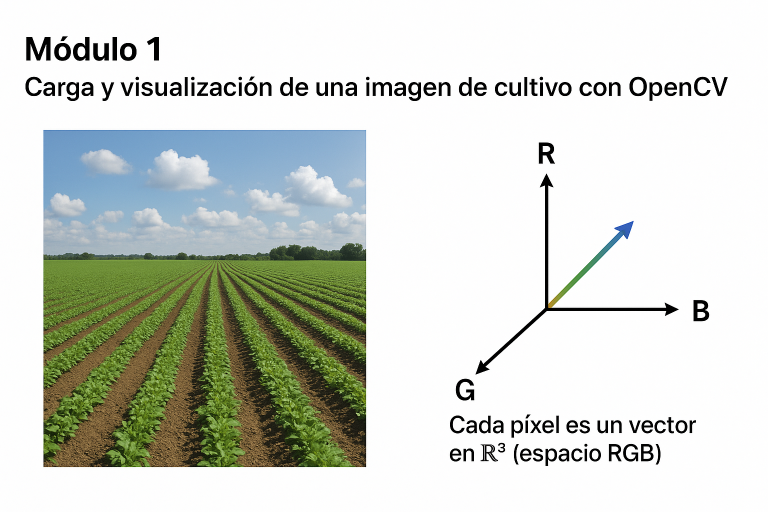
#> input picture 2_planificacion/3_evaluacion/5_proyectos/proyecto_3_visualizacion_ganaderia_agricultura/curso_cv2_para_agro/cada_pixel_vectos_r3_14 oct 2025_1.png, 1536 x 1024 px (shown at 1/2 size)
$ jupyter execute 'diseño_preliminar_curso_openCV.ipynb'
#> lines starting #> are read from the running program, lines starting #| are printed output that depends on the picture
[Registro de asistencia a asesoría](https://forms.gle/FNg7WMenKvcgEh2T6)

# Prompt para el diseño de este curso sobre OpenCV para vincular geometría vectorial al Agro Caucasiano

Dame, por favor, el diseño de un curso de formación en el uso de la librería CV2 de Python para análisis de imágenes de cultivos en Ingeniería agropecuaria para Caucasia - Antioquia, en Colombia. Pero diseñando el curso, de tal manera que se forme en los conceptos de Geometría Vectorial y Álgebra Lineal involucrados en el análisis de imágenes asociadas a la Ingeniería Agropecuaria en Caucasia - Antioquia.

# Curso de **uso de OpenCV (CV2) en Python**

Este es un curso sobre el uso de OpenCV con los **conceptos matemáticos de geometría vectorial y álgebra lineal** aplicados al **análisis de imágenes de cultivos en Ingeniería Agropecuaria**, con un enfoque adaptado a Caucasia – Antioquia.

---

# Diseño del Curso

**Título del curso:**
*Geometría Vectorial, Álgebra Lineal y Análisis de Imágenes con OpenCV para Ingeniería Agropecuaria en Caucasia – Antioquia*

**Duración:**
40 horas (20 horas teóricas + 20 horas prácticas en laboratorio con Python y análisis de imágenes de cultivos locales).

**Modalidad:**
Semipresencial (clases en aula y prácticas con cuadernos Jupyter en Anaconda/Google Colab + trabajo de campo con imágenes reales de cultivos).

**Público objetivo:**
Estudiantes de Ingeniería Agropecuaria, investigadores de GIBACC, y productores rurales interesados en el uso de ciencia de datos para mejorar la productividad y sostenibilidad de cultivos en Bajo Cauca.

---

## Objetivos

### Objetivo general

Formar a los estudiantes en el uso de Python y la librería OpenCV para el análisis de imágenes de cultivos, fortaleciendo a la vez las bases conceptuales en geometría vectorial y álgebra lineal aplicadas a la ingeniería agropecuaria.

### Objetivos específicos

1. Introducir los fundamentos de **geometría vectorial y álgebra lineal** como herramientas para la interpretación y procesamiento de imágenes.

2. Desarrollar competencias en el manejo de la librería **OpenCV (cv2)** para la lectura, preprocesamiento y análisis de imágenes agrícolas.

3. Aplicar técnicas de análisis de imágenes a **cultivos de importancia local** (arroz, maíz, plátano, yuca).

4. Fortalecer el pensamiento computacional para que los estudiantes conecten la matemática con la práctica agropecuaria.

5. Promover el uso de **ciencia abierta y replicabilidad** con repositorios en GitHub y videos en YouTube.

---

## Estructura de contenidos

### **Módulo 1. Contexto y fundamentos (4h teoría, 2h práctica)**

* Importancia del análisis de imágenes en la agroindustria y en Caucasia.

* Breve historia y aplicaciones de **visión por computador en agricultura** (detección de plagas, monitoreo de crecimiento, clasificación de cultivos).

* Introducción a Python y entorno Jupyter para el análisis de datos.

* Primer contacto con imágenes de cultivos en OpenCV: lectura y visualización.

---

### **Módulo 2. Fundamentos matemáticos: Geometría Vectorial (4h teoría, 3h práctica)**

* Concepto de vector en el plano y en el espacio.

* Operaciones vectoriales: suma, resta, producto escalar y vectorial.

* Representación de píxeles como vectores en espacios de color (RGB, HSV, LAB).

* Aplicaciones:

  * Filtrado de imágenes usando vectores de color.
  * Separación de cultivos de fondo mediante espacios vectoriales.

---

# **Módulo 3. Fundamentos matemáticos: Álgebra Lineal (4h teoría, 3h práctica)**

* Matrices y transformaciones lineales.
* Rotaciones, traslaciones y escalados en imágenes.
* Operaciones con kernels (convoluciones) en procesamiento de imágenes.
* Descomposición en valores singulares (SVD) aplicada a compresión de imágenes.
* Aplicaciones:

  * Corrección geométrica de imágenes de drones.
  * Realce de bordes y texturas en hojas de cultivos.

---

### **Módulo 4. Procesamiento digital de imágenes en OpenCV (3h teoría, 5h práctica)**

* Preprocesamiento: conversión de color, umbralización, ecualización de histograma.
* Operaciones morfológicas (dilatación, erosión, apertura, cierre).
* Detección de bordes (Canny, Sobel, Laplaciano).
* Aplicaciones:

  * Segmentación de hojas de cultivos para detección de plagas.
  * Identificación de surcos en cultivos de arroz o maíz.

---

### **Módulo 5. Aplicaciones agropecuarias con casos reales (2h teoría, 5h práctica)**

* Clasificación de cultivos a partir de texturas y colorimetría.
* Estimación de índices de vegetación (NDVI y variantes usando imágenes RGB).
* Reconocimiento de frutos maduros vs. inmaduros en plátano y yuca.
* Proyecto aplicado: análisis de imágenes de cultivos locales en Caucasia.

---

## 📑 Metodología

* **Aula invertida (flipped classroom):** Lecturas y videos en GitHub/YouTube antes de cada clase.
* **Aprendizaje Basado en Problemas (ABP):** Cada módulo se articula con un problema real de la agroindustria en Caucasia.
* **Trabajo en Jupyter notebooks:** Desarrollo de código documentado y replicable.
* **Campo:** Captura de imágenes reales de cultivos locales para análisis.

---

## 📊 Evaluación

* **Talleres prácticos en notebooks (40%)**
* **Proyecto de análisis de imágenes de cultivos locales (30%)**
* **Examen corto sobre fundamentos matemáticos (20%)**
* **Participación en clase y presentaciones (10%)**

---

## 🔧 Recursos

* Python (Anaconda, JupyterLab, Google Colab).
* Librerías: OpenCV (cv2), NumPy, Matplotlib, scikit-image.
* Imágenes locales (capturadas en campo con drones o cámaras).
* GitHub (repositorio abierto) y YouTube (playlist del curso).

---

## Impacto esperado

* Fortalecer en los estudiantes de Ingeniería Agropecuaria la capacidad de **usar herramientas matemáticas y computacionales** para resolver problemas reales.
* Generar un **semillero de investigación en visión computacional agropecuaria** en el Bajo Cauca.
* Fomentar la apropiación tecnológica en el territorio, conectando universidad, productores y comunidad.

---

¿Quieres que te prepare también un **primer notebook introductorio (Módulo 1)** donde se cargue y visualice una imagen de cultivo con OpenCV, y a la vez se explique cómo cada píxel se interpreta como un vector en ℝ³ (espacio RGB)?

Te dejo aquí el **primer notebook introductorio (Módulo 1)**. La idea es que el estudiante **vea cómo se carga y muestra una imagen de un cultivo con OpenCV** y, al mismo tiempo, comprenda que **cada píxel es un vector en ℝ³** (espacio de color RGB).

Lo escribo en formato listo para Jupyter Notebook (puedes guardarlo como `modulo1_intro_cv2.ipynb`).

---

# Módulo 1: Introducción al análisis de imágenes con OpenCV y Geometría Vectorial

## Autor: Marco Julio Cañas
## Universidad de Antioquia - Campus Caucasia

[Video de apoyo a la presentación de este curso](https://www.youtube.com/watch?v=OmR4EJkuteI)

[cell 1]
#  Importar librerías
import cv2
import numpy as np
import matplotlib.pyplot as plt

# 🔹 Cargar una imagen (ejemplo: hoja de cultivo, cambiar ruta según tu imagen local)
# Si trabajas en Colab, súbela con: from google.colab import files; files.upload()
img = cv2.imread("cada_pixel_vectos_r3_14 oct 2025_1.png")
#> img is the input picture: shape (1024, 1536, 3); mean B, G, R 205.3, 213, 208.6

# 🔹 OpenCV carga imágenes en formato BGR. Convertimos a RGB para visualización en matplotlib
img_rgb = cv2.cvtColor(img, cv2.COLOR_BGR2RGB)

# 🔹 Mostrar la imagen
plt.figure(figsize=(2,2))
plt.imshow(img_rgb)
plt.title("Imagen de cultivo en RGB")
plt.axis("off")
plt.savefig(r"C:\Users\marco\Downloads\hoja_cultivo.png")
plt.show()

## Explicación Matemática: Vectores en imágenes

[cell 2]
img_rgb

[cell 3]
img_rgb.shape # el orden del la matriz es (alto, ancho, canales)
#> Out = (1024, 1536, 3)

[cell 4]
1024*1536

[cell 5]
img_rgb[10, 5]
#> Out = [254, 255, 255]

[cell 6]
img_rgb[10, 5][2]
#> Out = 255

[cell 7]
# 🔹 Seleccionar un píxel específico (por ejemplo, en la fila 100, columna 150)
pixel = img_rgb[100, 150]  # Esto retorna [R, G, B]
#> pixel = [0, 1, 1]

print("Vector del píxel en ℝ³ (RGB):", pixel)
#| Vector del píxel en ℝ³ (RGB): [0 1 1]

# 🔹 Explicación
print(f"Este píxel se representa como el vector v = ({pixel[0]}, {pixel[1]}, {pixel[2]}) en ℝ³")
#| Este píxel se representa como el vector v = (0, 1, 1) en ℝ³

## Explorando píxeles como vectores

Podemos graficar **los vectores de color** de algunos píxeles para entenderlos en el espacio ℝ³.

[cell 8]
import numpy as np
from mpl_toolkits.mplot3d import Axes3D

[cell 9]
mariana_edad = 19

[cell 10]
np.random.randint(1, 11)

[cell 11]
# 🔹 Tomar una muestra de 500 píxeles al azar de la imagen
indices = np.random.randint(0, img_rgb.shape[0], 500), \
    np.random.randint(0, img_rgb.shape[1], 500)

[cell 12]
pixels = img_rgb[indices]
#> pixels = 500 rows, first 8: [254, 253, 253], [254, 254, 254], [1, 0, 0], [253, 254, 253], [142, 177, 207], [255, 254, 255], [254, 255, 254], [254, 254, 254]

# 🔹 Graficar en el espacio RGB (ℝ³)
fig = plt.figure(figsize=(8,6))
ax = fig.add_subplot(111, projection='3d')
ax.scatter(pixels[:,0], pixels[:,1], pixels[:,2], c=pixels/255.0, marker='o', alpha=0.6)

ax.set_xlabel("R (Rojo)")
ax.set_ylabel("G (Verde)")
ax.set_zlabel("B (Azul)")
ax.set_title("Representación de píxeles como vectores en ℝ³ (RGB)")
plt.savefig(r"C:\Users\marco\Downloads\representacion_pixeles.png")
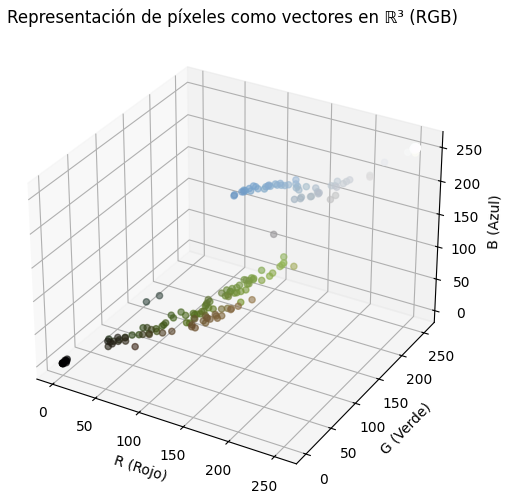
#> figure drawn by matplotlib, 1 panel
plt.show()
